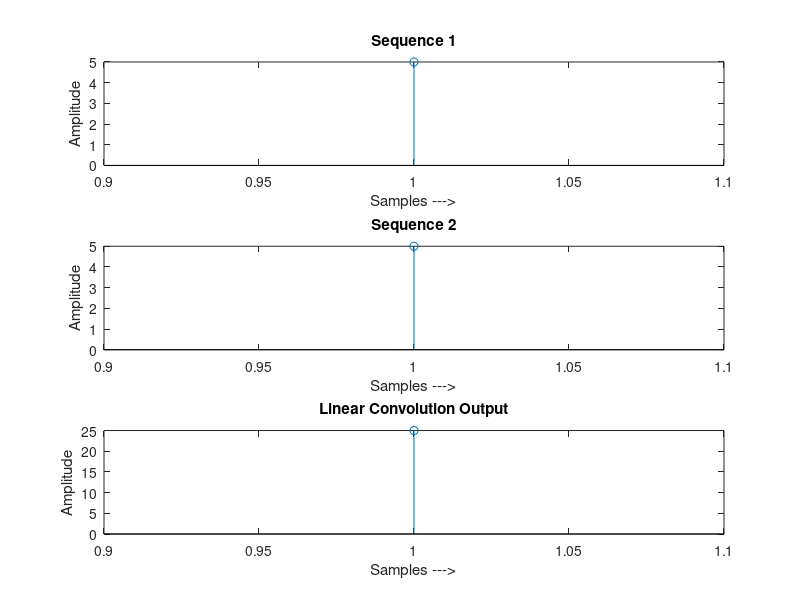

This figure's MATLAB source:

clc;
clear all;
close all;

x = input('Enter the 1st sequence ');
h = input('Enter the 2nd sequence ');

n1 = length(x);
n2 = length(h);

N = n1 + n2 - 1;

x1 = [x zeros(1, N - n1)];
h1 = [h zeros(1, N - n2)];

for n = 1:N
    for m = 1:N
        if n > m
            H(m, n) = 0;
        else
            H(m, n) = h1(m - (n - 1));
        end
    end
end

y = H * x1';

disp(y')

subplot(3, 1, 1);
stem(x);
title('Sequence 1');
xlabel('Samples --->');
ylabel('Amplitude');

subplot(3, 1, 2);
stem(h);
title('Sequence 2');
xlabel('Samples --->');
ylabel('Amplitude');

subplot(3, 1, 3);
stem(y);
title('Linear Convolution Output');
xlabel('Samples --->');
ylabel('Amplitude');
